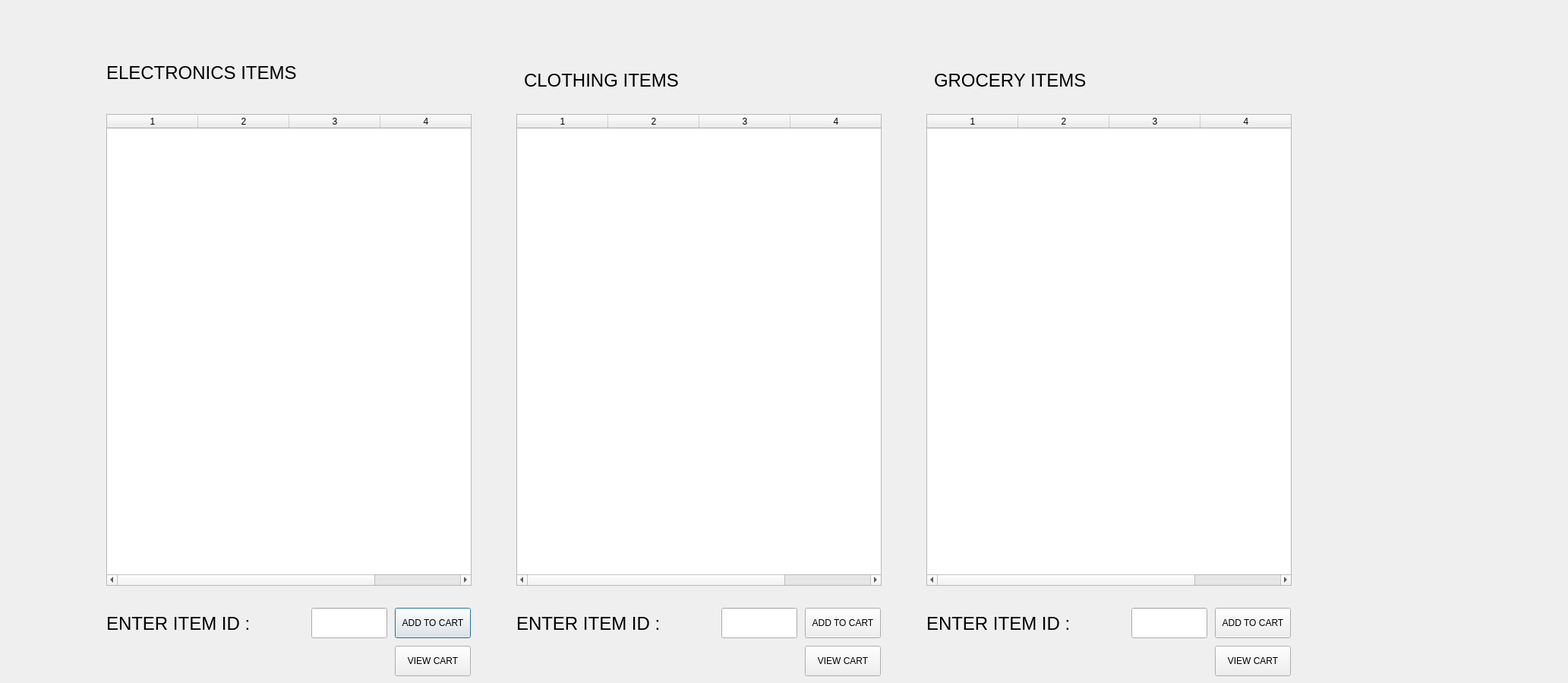
<?xml version="1.0" encoding="UTF-8"?>
<ui version="4.0">
 <class>customer_mainClass</class>
 <widget class="QDialog" name="customer_mainClass">
  <property name="geometry">
   <rect>
    <x>0</x>
    <y>0</y>
    <width>2065</width>
    <height>899</height>
   </rect>
  </property>
  <property name="windowTitle">
   <string>STORE MANAGEMENT SYSTEM</string>
  </property>
  <property name="windowIcon">
   <iconset>
    <normaloff>icon.png</normaloff>icon.png</iconset>
  </property>
  <widget class="QTableWidget" name="elect_tableWidget">
   <property name="geometry">
    <rect>
     <x>140</x>
     <y>150</y>
     <width>481</width>
     <height>621</height>
    </rect>
   </property>
   <property name="columnCount">
    <number>4</number>
   </property>
   <attribute name="horizontalHeaderVisible">
    <bool>true</bool>
   </attribute>
   <attribute name="horizontalHeaderDefaultSectionSize">
    <number>120</number>
   </attribute>
   <attribute name="verticalHeaderVisible">
    <bool>false</bool>
   </attribute>
   <column/>
   <column/>
   <column/>
   <column/>
  </widget>
  <widget class="QTableWidget" name="groc_tableWidget">
   <property name="geometry">
    <rect>
     <x>1220</x>
     <y>150</y>
     <width>481</width>
     <height>621</height>
    </rect>
   </property>
   <property name="columnCount">
    <number>4</number>
   </property>
   <attribute name="horizontalHeaderVisible">
    <bool>true</bool>
   </attribute>
   <attribute name="horizontalHeaderDefaultSectionSize">
    <number>120</number>
   </attribute>
   <attribute name="verticalHeaderVisible">
    <bool>false</bool>
   </attribute>
   <column/>
   <column/>
   <column/>
   <column/>
  </widget>
  <widget class="QTableWidget" name="cloth_tableWidget">
   <property name="geometry">
    <rect>
     <x>680</x>
     <y>150</y>
     <width>481</width>
     <height>621</height>
    </rect>
   </property>
   <property name="columnCount">
    <number>4</number>
   </property>
   <attribute name="horizontalHeaderVisible">
    <bool>true</bool>
   </attribute>
   <attribute name="horizontalHeaderDefaultSectionSize">
    <number>120</number>
   </attribute>
   <attribute name="verticalHeaderVisible">
    <bool>false</bool>
   </attribute>
   <column/>
   <column/>
   <column/>
   <column/>
  </widget>
  <widget class="QLabel" name="label">
   <property name="geometry">
    <rect>
     <x>140</x>
     <y>75</y>
     <width>331</width>
     <height>41</height>
    </rect>
   </property>
   <property name="font">
    <font>
     <pointsize>18</pointsize>
    </font>
   </property>
   <property name="text">
    <string>ELECTRONICS ITEMS</string>
   </property>
  </widget>
  <widget class="QLabel" name="label_2">
   <property name="geometry">
    <rect>
     <x>1230</x>
     <y>85</y>
     <width>331</width>
     <height>41</height>
    </rect>
   </property>
   <property name="font">
    <font>
     <pointsize>18</pointsize>
    </font>
   </property>
   <property name="text">
    <string>GROCERY ITEMS</string>
   </property>
  </widget>
  <widget class="QLabel" name="label_3">
   <property name="geometry">
    <rect>
     <x>690</x>
     <y>85</y>
     <width>261</width>
     <height>41</height>
    </rect>
   </property>
   <property name="font">
    <font>
     <pointsize>18</pointsize>
    </font>
   </property>
   <property name="text">
    <string>CLOTHING ITEMS</string>
   </property>
  </widget>
  <widget class="QLineEdit" name="electlineEdit">
   <property name="geometry">
    <rect>
     <x>410</x>
     <y>800</y>
     <width>100</width>
     <height>40</height>
    </rect>
   </property>
   <property name="font">
    <font>
     <pointsize>18</pointsize>
    </font>
   </property>
   <property name="text">
    <string/>
   </property>
  </widget>
  <widget class="QLabel" name="label_4">
   <property name="geometry">
    <rect>
     <x>140</x>
     <y>800</y>
     <width>231</width>
     <height>41</height>
    </rect>
   </property>
   <property name="font">
    <font>
     <pointsize>18</pointsize>
    </font>
   </property>
   <property name="text">
    <string>ENTER ITEM ID :</string>
   </property>
  </widget>
  <widget class="QPushButton" name="electpushButton">
   <property name="geometry">
    <rect>
     <x>520</x>
     <y>800</y>
     <width>100</width>
     <height>40</height>
    </rect>
   </property>
   <property name="text">
    <string>ADD TO CART</string>
   </property>
  </widget>
  <widget class="QLineEdit" name="clothlineEdit">
   <property name="geometry">
    <rect>
     <x>950</x>
     <y>800</y>
     <width>100</width>
     <height>40</height>
    </rect>
   </property>
   <property name="font">
    <font>
     <pointsize>18</pointsize>
    </font>
   </property>
  </widget>
  <widget class="QPushButton" name="clothingpushButton">
   <property name="geometry">
    <rect>
     <x>1060</x>
     <y>800</y>
     <width>100</width>
     <height>40</height>
    </rect>
   </property>
   <property name="text">
    <string>ADD TO CART</string>
   </property>
  </widget>
  <widget class="QLabel" name="label_5">
   <property name="geometry">
    <rect>
     <x>680</x>
     <y>800</y>
     <width>231</width>
     <height>41</height>
    </rect>
   </property>
   <property name="font">
    <font>
     <pointsize>18</pointsize>
    </font>
   </property>
   <property name="text">
    <string>ENTER ITEM ID :</string>
   </property>
  </widget>
  <widget class="QLineEdit" name="grocerylineEdit">
   <property name="geometry">
    <rect>
     <x>1490</x>
     <y>800</y>
     <width>100</width>
     <height>40</height>
    </rect>
   </property>
   <property name="font">
    <font>
     <pointsize>18</pointsize>
    </font>
   </property>
  </widget>
  <widget class="QPushButton" name="grocerypushButton">
   <property name="geometry">
    <rect>
     <x>1600</x>
     <y>800</y>
     <width>100</width>
     <height>40</height>
    </rect>
   </property>
   <property name="text">
    <string>ADD TO CART</string>
   </property>
  </widget>
  <widget class="QLabel" name="label_6">
   <property name="geometry">
    <rect>
     <x>1220</x>
     <y>800</y>
     <width>231</width>
     <height>41</height>
    </rect>
   </property>
   <property name="font">
    <font>
     <pointsize>18</pointsize>
    </font>
   </property>
   <property name="text">
    <string>ENTER ITEM ID :</string>
   </property>
  </widget>
  <widget class="QPushButton" name="pushButton_4">
   <property name="geometry">
    <rect>
     <x>520</x>
     <y>850</y>
     <width>100</width>
     <height>40</height>
    </rect>
   </property>
   <property name="text">
    <string>VIEW CART</string>
   </property>
  </widget>
  <widget class="QPushButton" name="pushButton_5">
   <property name="geometry">
    <rect>
     <x>1060</x>
     <y>850</y>
     <width>100</width>
     <height>40</height>
    </rect>
   </property>
   <property name="text">
    <string>VIEW CART</string>
   </property>
  </widget>
  <widget class="QPushButton" name="pushButton_6">
   <property name="geometry">
    <rect>
     <x>1600</x>
     <y>850</y>
     <width>100</width>
     <height>40</height>
    </rect>
   </property>
   <property name="text">
    <string>VIEW CART</string>
   </property>
  </widget>
 </widget>
 <layoutdefault spacing="6" margin="11"/>
 <resources/>
 <connections/>
</ui>
